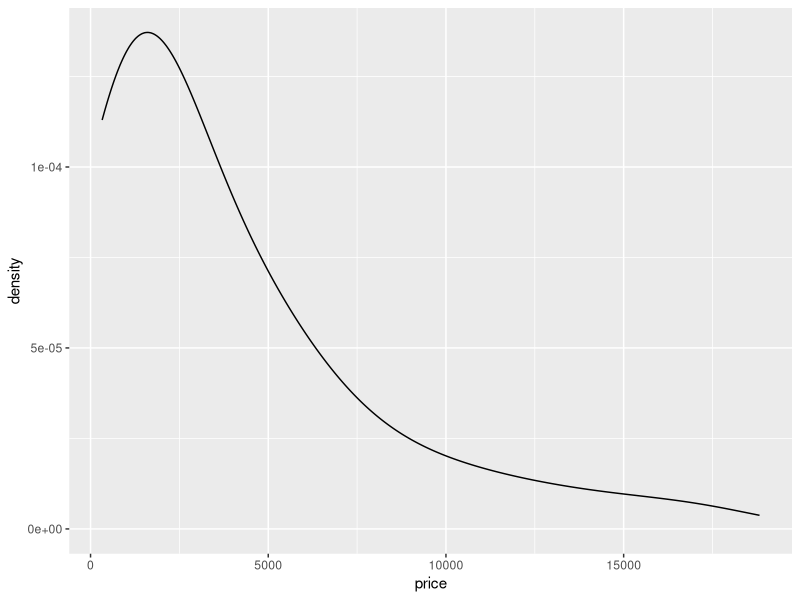
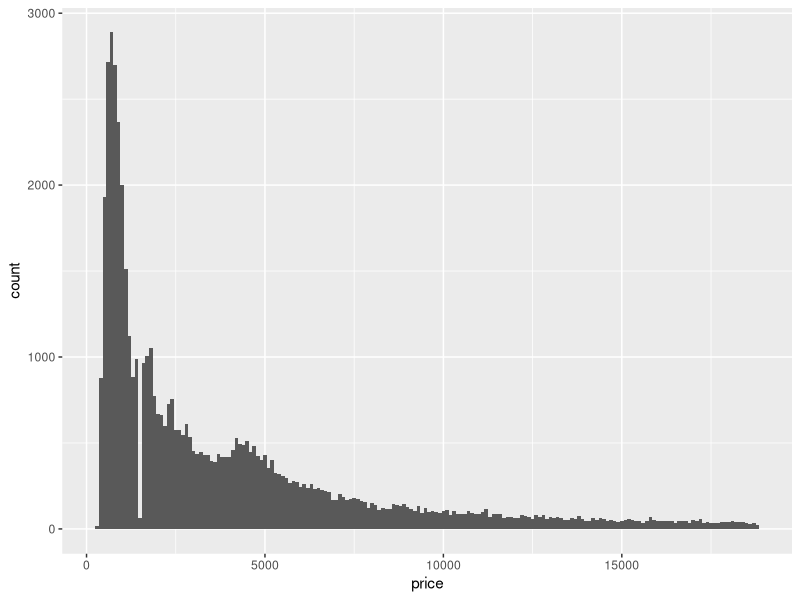
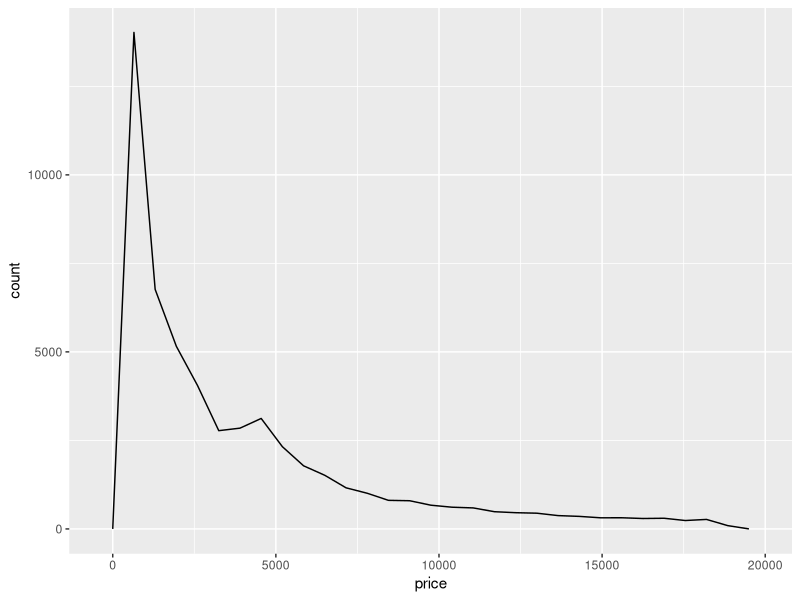
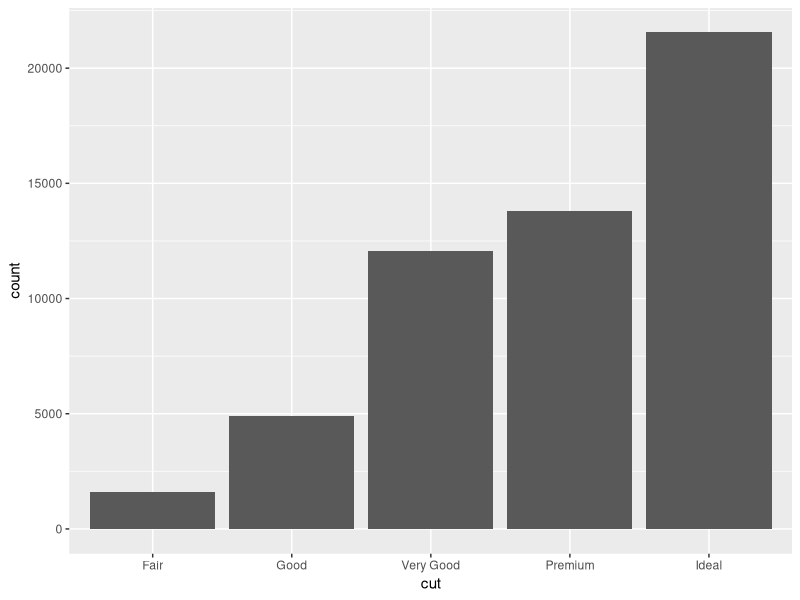
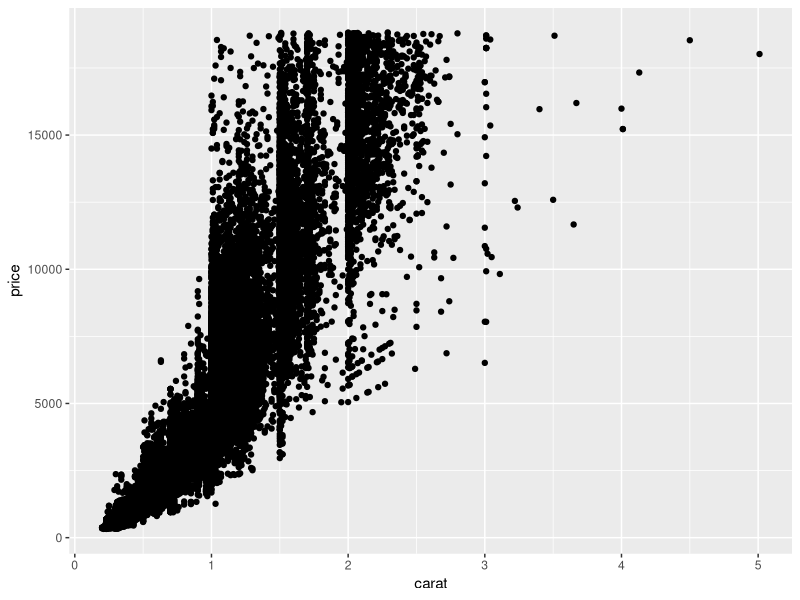
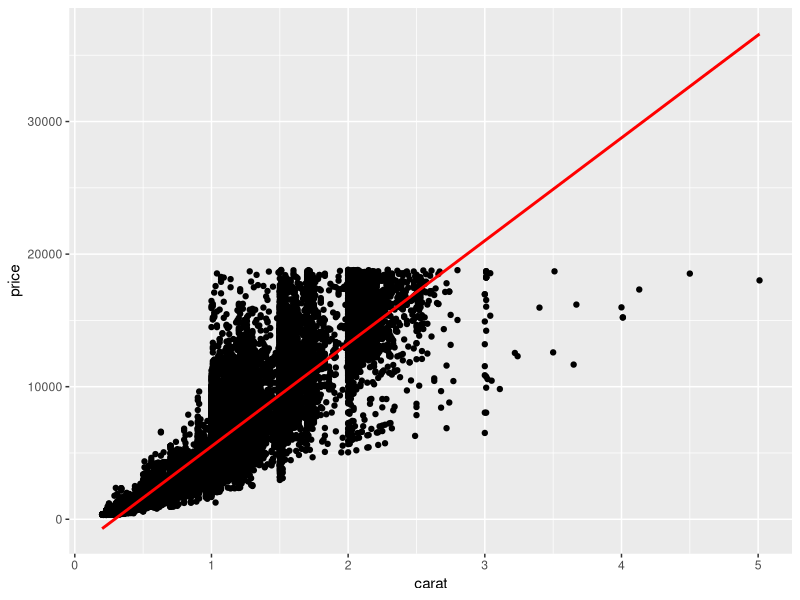
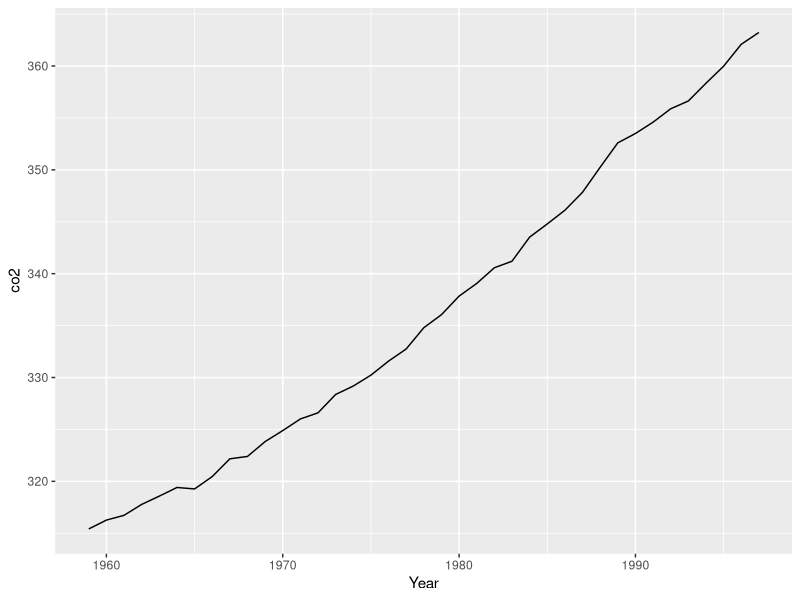
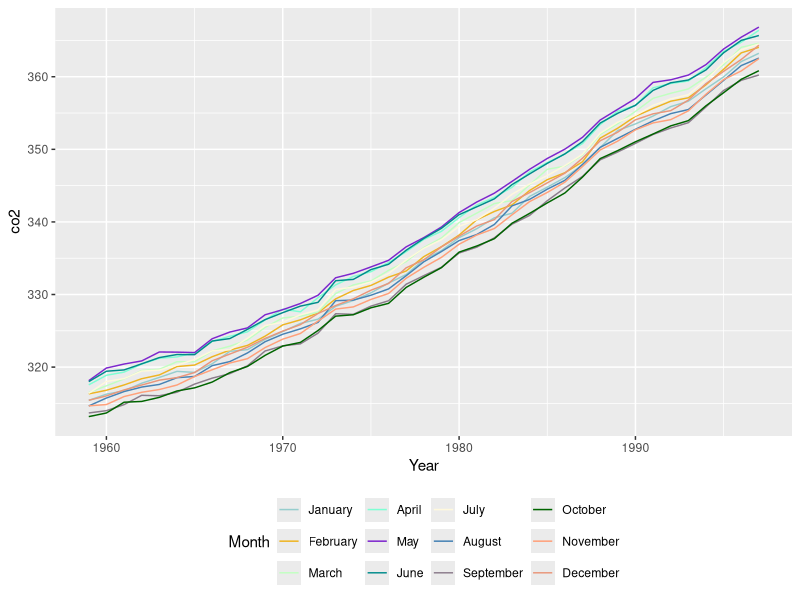

These charts were generated, in order, by the following R code: (Note: this script raises an error after producing the figures.)
library(dplyr)
library(ggplot2)
library(tidyr)
library(gridExtra)
library(patchwork)
library(RColorBrewer)

# load datasets we'll use
data(sleep)
data(diamonds)
data(co2)
# tidy co2 
co2 <- data.frame(Year = rep(1959:1997, each = 12),
                  Month = rep(format(ISOdate(2004,1:12,1),"%B"), 39),
                  co2 = as.numeric(co2))

matrics <- data.frame(
  year = 2014:2018,
  EC = c(65.4,56.8,59.3,65,70.6),
  FS = c(82.8,81.6,88.2,86.1,87.5),
  Gau = c(84.7,84.2,85.1,85.1,87.9),
  KZN = c(69.7,60.7,66.4,72.9,76.2),
  Lim = c(72.9,65.9,62.5,65.6,69.4),
  Mpu = c(79,78.6,77.1,74.8,79),
  NW = c(84.6,81.5,82.5,79.4,81.1),
  NC = c(76.4,69.4,78.7,75.6,73.3),
  WC = c(82.2,87.7,85.9,82.8,81.5)
)

matrics_long <- pivot_longer(matrics, cols = -1, names_to = "province", values_to = "pass_rate")

# geometries
# geometries denoted by geom_xxx are the building blocks of ggplots

# common 1D geoms: geom_density, geom_histogram, geom_freqpoly, geom_bar
# common 2D geoms: geom_point, geom_line, geom_bar(stat = "identity")

### 1D geoms only need you to specify an "x" in the aesthetics

## geom_density
diamonds %>% 
  ggplot(aes(x = price)) + 
  geom_density(adjust = 5)  # data smoothed

## geom_histogram
diamonds %>% 
  ggplot(aes(x = price)) + 
  geom_histogram(binwidth = 100) # rougher histogram with increased number of bins

## geom_freqpoly
diamonds %>% 
  ggplot(aes(x = price)) + 
  geom_freqpoly(binwidth = 650) # semi-smoothed data by increasing binwidth

## additional parameters control smoothing (see ?geom_xxx)

# EXERCISE: adapt each of the plots above so that the densities/histograms are 
# either "smoother" or "rougher". Choose an appropriate amount of smoothing.

## geom_bar

# default behaviour for geom_bar is to count stuff, so 1D
diamonds %>% ggplot(aes(x = cut)) + 
  geom_bar()

### 2D geoms need x and y in aes

## geom_point

diamonds %>% ggplot(aes(x = carat, y = price)) + 
  geom_point()

# often nice to add a smooth line of best fit with geom_smooth, which
# uses generalised additive models (gams) by default, covered in later
# courses
diamonds %>% ggplot(aes(x = carat, y = price)) + 
  geom_point() + 
  geom_smooth(method = "lm" , color = "red") # add red linear regression line

# EXERCISE: adapt the code you just used to fit a straight line rather than a smooth

## geom_line

co2 %>% filter(Month == "January") %>%
  ggplot(aes(x = Year, y = co2)) + 
  geom_line()

# EXERCISE: show lines for all 12 months on the plot (a) by using fill or colour, 
# (b) without using fill or colour

#Create a distinct color pallete from R colors
color = grDevices::colors()[grep('gr(a|e)y', grDevices::colors(), invert = T)]

## a.
co2 %>% ggplot(aes(x = Year, y = co2)) + 
  geom_line(aes(color = factor(Month , levels = month.name))) + 
  labs(color = "Month") + 
  theme(legend.position = "bottom") + 
  scale_color_manual(values = (sample(color, 12)))

## b.
colors <- sample(color,12)

#col <- c("January" = colors[1], "February"= colors[2],"March"= colors[3],"April"= colors[4],"May"= colors[5],"June"= colors[6],"July"= colors[7],"August"= colors[8], "September" = colors[9], "October"= colors[10] , "November"= colors[11] , "December"= colors[12]) 

p<-ggplot() +
  geom_line(data = filter(co2, Month == "January") , aes(x = Year , y = co2 , color = colors[1])) +
  geom_line(data = filter(co2, Month == "February") , aes(x = Year , y = co2 , color = colors[2])) +
  geom_line(data = filter(co2, Month == "March") , aes(x = Year , y = co2 , color = colors[3])) +
  geom_line(data = filter(co2, Month == "April") , aes(x = Year , y = co2 , color = colors[4])) +
  geom_line(data = filter(co2, Month == "May") , aes(x = Year , y = co2 , color = colors[5])) +
  geom_line(data = filter(co2, Month == "June") , aes(x = Year , y = co2 , color = colors[6])) +
  geom_line(data = filter(co2, Month == "July") , aes(x = Year , y = co2 , color = colors[7])) +
  geom_line(data = filter(co2, Month == "August") , aes(x = Year , y = co2 , color = colors[8])) +
  geom_line(data = filter(co2, Month == "September") , aes(x = Year , y = co2 , color = colors[9])) +
  geom_line(data = filter(co2, Month == "October") , aes(x = Year , y = co2 , color = colors[10])) +
  geom_line(data = filter(co2, Month == "November") , aes(x = Year , y = co2 , color = colors[11])) +
  geom_line(data = filter(co2, Month == "December") , aes(x = Year , y = co2 , color = colors[12])) 
p + scale_color_identity(name = "Months" , breaks = colors , labels = month.name , guide = "legend")

# EXERCISE: flip Month and Year around so that each line represents a Year, and the 
# Month is on the x-axis

co2 %>% ggplot(aes(x = factor(Month, levels = month.name), y = co2, group = Year)) + 
  geom_line(aes(color = factor(Year))) + 
  labs(color = "Year") + 
  theme(legend.position = "bottom") + 
  scale_color_manual(values = (sample(color, 39)))

## geom_area

# just fills in area under a geom_line
co2 %>% filter(Month == "January") %>%
  ggplot(aes(x = Year, y = co2)) + 
  geom_area()

## geom_bar

# with (stat = "identity") plots x and y directly, no counts
diamonds %>% group_by(cut) %>% summarize(meanprice = mean(price)) %>%
  ggplot(aes(x = cut, y = meanprice)) + 
  geom_bar(stat = "identity")

### discretising continuous variables

## ggplot provides 3 helper functions:
# cut_interval: divides data into fixed number of bins
# cut_width: divides data into bins of fixed width
# cut_number: divides data into n bins each containing (approximately) the same number of points

diamonds %>%
  ggplot(aes(x = cut_interval(price, n = 5))) + 
  geom_bar()

diamonds %>%
  ggplot(aes(x = cut_width(price, width = 5000))) + 
  geom_bar()

diamonds %>%
  ggplot(aes(x = cut_number(price, n = 5))) + 
  geom_bar()

# these are especially useful when grouping/faceting on continuous variables

# EXERCISE: Display the distribution of price conditional on cut and carat. 
# Try facetting by cut and grouping by carat. Try facetting by carat and grouping by cut. 
# Which do you prefer?

# Facetting by cut and grouping by carat
diamonds %>% ggplot(aes(x = price , color = cut_interval(carat, n = 5)))  + geom_freqpoly() + facet_grid(cut~.) # This is preferred

# Facetting by carat and grouping by cut
diamonds %>% ggplot(aes(x = price , color = cut))  + geom_freqpoly()  + facet_grid(cut_interval(carat, n=5)~.)

# EXERCISE: Compare the relationship between price and carat for each colour.
# What makes it hard to compare the groups? Is grouping better or facetting? 
# If you use facetting, what annotation might you add to make it easier to see 
# the differences between panels?

diamonds %>% ggplot(aes(x = cut_width(carat,0.5) , y = price , fill = color)) + geom_bar(stat = "identity")

diamonds %>% ggplot(aes(x = cut_width(carat,0.5) , y = price , fill = color)) + geom_bar(stat = "identity") + facet_grid(color~.)

### Labels (labs)

## sets text for axis labels and title
## NOT the appearance of the text, that's a "theme" (next)

co2 %>% filter(Month == "January") %>%
  ggplot(aes(x = Year, y = co2)) + 
  geom_line() +
  labs(x = "Year", y = "C02 level (PPM)", 
       title = "Increasing atmospheric concentrations of CO2", 
       subtitle = "Values for February, March and April of 1964 obtained by interpolation")

# nice to have CO2 with a subscript on the "2"
co2 %>% filter(Month == "January") %>%
  ggplot(aes(x = Year, y = co2)) + 
  geom_line() +
  labs(x = "Year", y = expression(paste(CO[2]," level")), 
       title = expression(paste("Increasing atmospheric concentrations of ", CO[2])), 
       subtitle = "Values for February, March and April of 1964 obtained by interpolation")

### Themes

## fine-scale control and polishing

# loads of options
?theme

# make a plot
pp <- diamonds %>% sample_n(1000) %>%
  ggplot(aes(x = carat, y = price)) + 
  geom_point()
pp 

# change the background colour
pp + 
  theme(panel.background = element_rect(fill = "red"))

# that's too dark, add some transparency
pp + 
  theme(panel.background = element_rect(fill = alpha('red', 0.2)))

# change axis text 
pp + 
  theme(axis.text = element_text(colour = "red", size = rel(1.5)))

# change axis labels text 
pp + 
  theme(axis.title = element_text(colour = "red", size = rel(1.5)))

# can also add transparency to axis labels (not a good idea here) 
pp + 
  theme(axis.title = element_text(colour = alpha('red', 0.2), size = rel(1.5)))

# arrows on the axes
pp + 
  theme(axis.line = element_line(arrow = arrow()))

# even finer control... changes look of arrow heads
pp + 
  theme(axis.line = element_line(arrow = arrow(angle = 20, length = unit(0.1, "inches"))))

# grid lines
pp +
  theme(panel.grid.major = element_line(colour = "red"),
        panel.grid.minor = element_line(colour = "orange"))

pp +
  theme(panel.grid.major = element_line(colour = "red", size = 1),
        panel.grid.minor = element_line(colour = "orange", size = 1))

# spacing between gridlines isn't a theme setting, its in "scale_"
pp +
  theme(panel.grid.major = element_line(colour = "red"),
        panel.grid.minor = element_line(colour = "orange")) +
  scale_x_continuous(breaks = seq(from = 0, to = 3, by = 0.5),
                     minor_breaks = seq(from = 0, to = 3, by = 0.1))

# same for y axis
pp +
  theme(panel.grid.major = element_line(colour = "red"),
        panel.grid.minor = element_line(colour = "orange")) +
  scale_y_continuous(breaks = seq(from = 0, to = 20000, by = 10000),
                     minor_breaks = seq(from = 0, to = 20000, by = 500))

# can also set manual axis text at tickmarks
pp +
  scale_y_continuous(breaks = seq(from = 0, to = 20000, by = 5000),
                     labels = c("R0", "R5,000", "R10,000", "R15,000", "R20,000"))

# longer axis ticks
pp +
  scale_y_continuous(breaks = seq(from = 0, to = 20000, by = 5000),
                     labels = c("R0", "R5,000", "R10,000", "R15,000", "R20,000")) +
  theme(axis.ticks.length=unit(.25, "cm"))

# put it all together
pp + 
  labs(x = "Weight of diamond (carats)", y = "Price of diamond (USD)") +
  theme(panel.background = element_rect(fill = alpha('red', 0.2)),
        axis.text = element_text(colour = "red", size = rel(1.5)),
        axis.title = element_text(colour = "red", size = rel(1.5)))


# revisiting log scale example from lecture
data(msleep)

a <- ggplot(msleep, aes(x = bodywt, y = brainwt)) + 
  geom_point(na.rm = TRUE) + 
  labs(x = "Body weight (kg)", y = "Brain weight (kg)")
a 

# log scaling
a + scale_x_log10() + scale_y_log10() 

# nice tick marks with annotation_xxx
a + scale_x_log10() + scale_y_log10() + annotation_logticks() 

# advanced axis breaks and labelling options with scales package
a + scale_x_log10(
  breaks = scales::trans_breaks("log10", function(x) 10^x),
  labels = scales::trans_format("log10", scales::math_format(10^.x))) +
  scale_y_log10(
    breaks = scales::trans_breaks("log10", function(x) 10^x),
    labels = scales::trans_format("log10", scales::math_format(10^.x))) +
  annotation_logticks() +
  labs(x = "Body weight (kg)", y = "Brain weight (kg)")

# EXERCISE: choose any of the plots you've made and add axis labels, title, and 
# subtitle

co2 %>% filter(Month == "January") %>%
  ggplot(aes(x = Year, y = co2)) + 
  geom_line() +
  labs(title = expression(paste(CO[2]," Concentration for January from 1959 to 1997")) , y = expression(paste(CO[2], " Concentration [ppm]")) , subtitle = "Mauna Loa Atmospheric CO2 Concentration" )

# EXERCISE: Improve the plot below by adding appropriate axis labels, 
# rotating the x axis text so that it is vertical, and change
# the axis text so that it does not include numbers in scientific notation

diamonds %>%
  ggplot(aes(x = cut_interval(price, n = 5 , dig.lab = 5))) + 
  geom_bar() + 
  labs(title = "Distribution of Price of Diamonds (USD)" ,x = "Price Interval [USD]" , y = "Frequency") + 
  #scale_x_discrete(labels = comma) +
  theme(axis.text.x = element_text(angle = 90 , vjust = 0.5 , hjust = 1))

# EXERCISE: Use geom_label to add a label to the plot below that identifies 
# the diamond with the largest value-per-carat. Bonus: make the labelling 
# "automatic" so that it still works if you resample another 10 diamonds 
# (make the label's location dynamic, rather than at a fixed (x,y) location)

diamonds_sample <- diamonds %>% sample_n(10)

caratRatio_diamonds <- diamonds_sample %>% mutate(ratio = price/carat)
maxRatio <- which.max(caratRatio_diamonds$ratio)
xmax <- caratRatio_diamonds$carat[maxRatio]
ymax <- caratRatio_diamonds$price[maxRatio]
caratRatio_diamonds %>%
  ggplot(aes(x = carat, y = price)) + 
  geom_point() +
  geom_point(aes(x=xmax,y=ymax) , color = "red") +
  geom_label(label='Max value-per-carat', x=xmax, y=0.95*ymax, colour="red")

### Legends

# revisiting class example #1
s1 <- ggplot(msleep, 
             aes(x = bodywt, y = brainwt, colour = order)) +
  geom_point(na.rm = TRUE) + 
  scale_x_log10(breaks = scales::trans_breaks("log10", function(x) 10^x),
                labels = scales::trans_format("log10",scales::math_format(10^.x))) + 
  scale_y_log10(breaks = scales::trans_breaks("log10", function(x) 10^x),
                labels = scales::trans_format("log10", scales::math_format(10^.x))) +
  annotation_logticks() +
  xlab("Body weight (kg)") + ylab("Brain weight (kg)") 
s1 

s1 + theme(legend.position = "bottom") 
s1 + theme(legend.position = "bottom") + guides(colour = guide_legend(ncols = 8))

matrics_long %>% 
  ggplot(aes(x = year, y = pass_rate, colour = province)) +
  geom_line() + theme_bw() + scale_colour_brewer(palette = "Set3")


# revisiting class example #2

s2 <- matrics_long %>% 
  ggplot(aes(x = year, y = pass_rate, colour = province)) +
  geom_line() + theme_bw() + scale_colour_brewer(palette = "Set3") 

# inset legend 
s2 +
  # coordinates for legend.position are x- and y- offsets from the bottom-left of the plot, ranging from 0 - 1.
  theme(legend.position = c(0.82,0.12), legend.title = element_blank(), 
        legend.text=element_text(size=8)) +
  guides(colour = guide_legend(ncol = 3))

# with geom_label

# make dataframe with x and y coords of labels, here just taking 2015 as x and 
# pass rate in 2015 as y, for illustration
textlabels <- matrics_long %>% filter(year == 2015) %>% 
  mutate(xpos = year, ypos = pass_rate) # don't have to rename, again for illustration

s2 +
  geom_label(data = textlabels, aes(x = xpos, y = ypos, label = province)) +
  theme(legend.position = "none")

s2 +
  geom_label_repel(data = textlabels, aes(x = xpos, y = ypos, label = province)) +
  theme(legend.position = "none")

### Adding geoms from different datasets

# Task: make a figure that shows the CO2 concentration over time for a
# specific month as a line (like done above), and then on top of that
# plots the mean CO2 concentrations over time (i.e. averages over all
# months) as a bar graph

co2mean <- co2 %>% group_by(Year) %>% summarize(mean_co2 = mean(co2))

co2 %>% filter(Month == "June") %>%
  ggplot(aes(x = Year, y = co2)) + 
  geom_bar(data = co2mean, aes(x = Year, y = mean_co2),
           stat = "identity", alpha = 0.4) + 
  geom_line(colour = "red")

# limiting the range on the y-axis
co2 %>% filter(Month == "June") %>%
  ggplot(aes(x = Year, y = co2)) + 
  geom_bar(data = co2mean, aes(x = Year, y = mean_co2),
           stat = "identity", alpha = 0.4) + 
  geom_line(colour = "red") +
  ylim(c(300, 400))

# can't use ylim, drops the observations, need "coord_cartesian"
co2 %>% filter(Month == "June") %>%
  ggplot(aes(x = Year, y = co2)) + 
  geom_bar(data = co2mean, aes(x = Year, y = mean_co2),
           stat = "identity", alpha = 0.4) + 
  geom_line(colour = "red") +
  coord_cartesian(ylim = c(300, 375))

# this is probably a better plot
co2 %>% filter(Month == "June") %>%
  ggplot(aes(x = Year, y = co2)) + 
  geom_line(data = co2mean, aes(x = Year, y = mean_co2)) + 
  geom_line(colour = "red") 

### Showing multiple plots

# Make a few plots
p1 <- diamonds %>% ggplot(aes(x = price)) + geom_density() + ggtitle("Default")
p2 <- diamonds %>% ggplot(aes(x = price)) + geom_density(adjust = 0.5) + ggtitle("Wiggly")
p3 <- diamonds %>% ggplot(aes(x = price)) + geom_density(adjust = 5) + ggtitle("Smooth")
p4 <- diamonds %>% ggplot(aes(x = price)) + geom_histogram() + ggtitle("Histogram")

# layout with gridExtra package
grid.arrange(p1, p2, p3, p4, nrow = 1)
grid.arrange(p1, p2, p3, p4, nrow = 2)
grid.arrange(p1, p2, p3, layout_matrix = matrix(c(1,2,1,3), nrow = 2))
grid.arrange(p1, p2, p3, layout_matrix = matrix(c(1,1,2,3), nrow = 2))

# layout with patchwork package
p1 + p2 
p1 + p2 + p3 + plot_layout(ncol = 3)
p1 + p2 + p3 + plot_layout(ncol = 3, widths = c(2, 1, 1))

# nesting plots
p1 + { p2 + p3 } + plot_layout(ncol = 2)
p1 + { p2 + { p3 + p4 } } + plot_layout(ncol = 1)

# various operators for manipulating layout (-, /, |)
p1 + p2 - p3 + plot_layout(ncol=1)
p1 + p2 - p3 - p4 + plot_layout(ncol=1)
p1 + p2 - p3 + p4 + plot_layout(ncol=1)
p1 + p2 - (p3 + p4) + plot_layout(ncol=1)
p1 + p2 - (p3 + p4 + p1) + plot_layout(ncol=1)

(p1 | p2 | p3) / p4
p4 / (p1 | p2 | p3)

# saving your plots
p_all <- p1 + p2 + p3 + p4 + plot_layout(ncol = 4)
ggsave(p_all, file = "myplot.png", width = 9, height = 3, dpi = 400)
